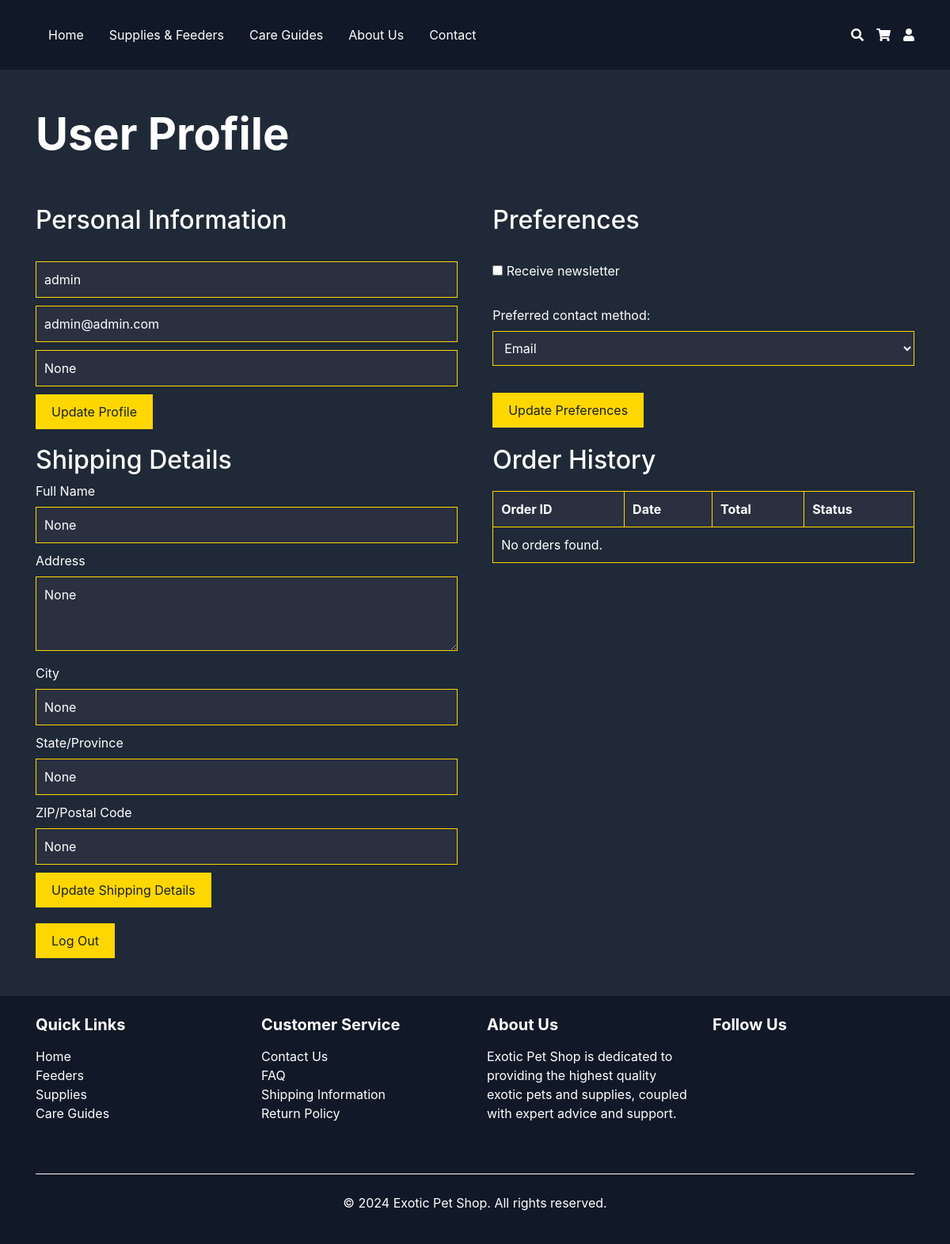
The page /userProfile/ (signed in) on the database as committed earlier.
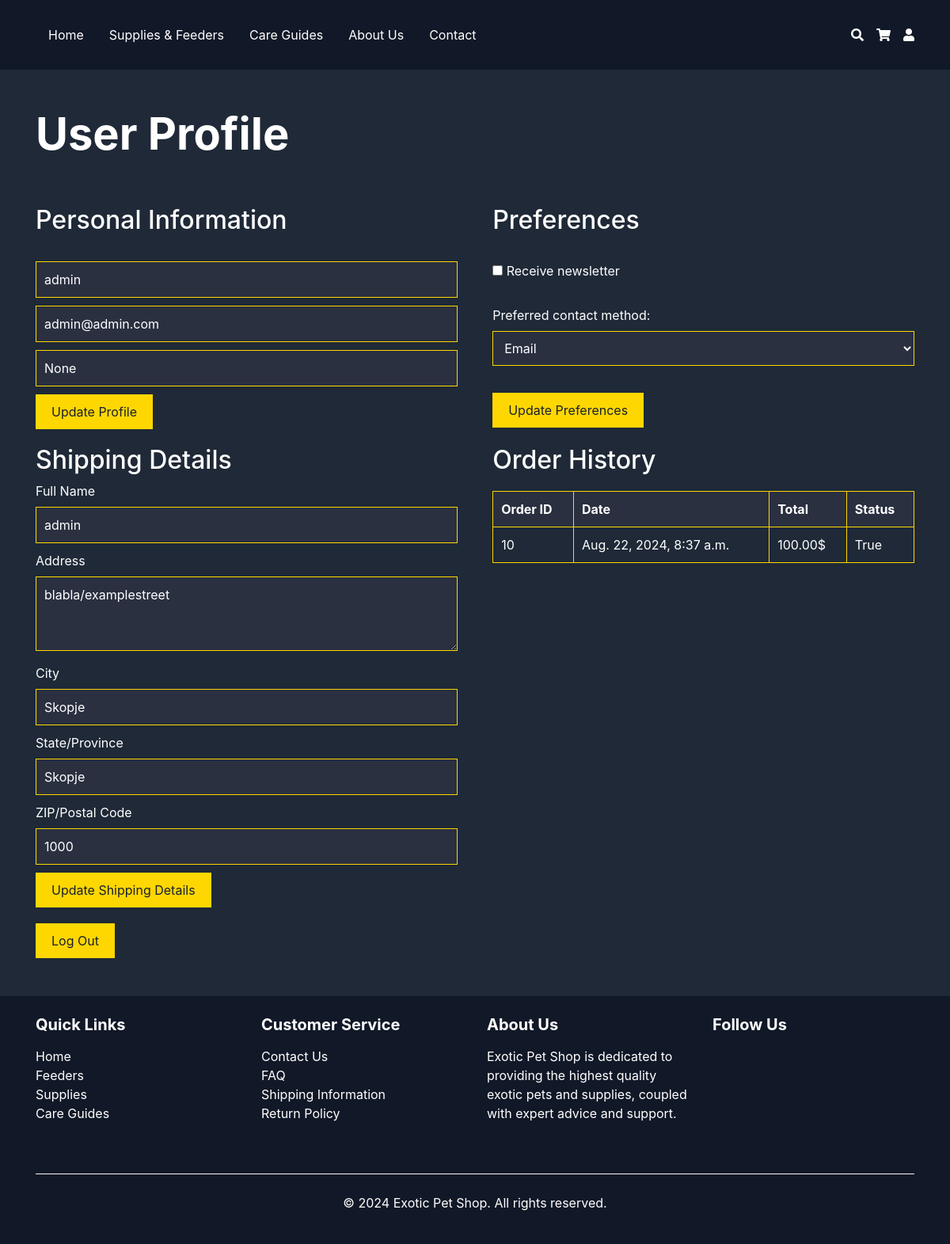
The same page on the database as committed later.
### Store/models.py (models this page shows, shortened)
class UserProfile(models.Model):
    user = OneToOneField(User, on_delete=models.CASCADE)
    phone = models.CharField(max_length=20, null=True, blank=True)
    shipping_name = models.CharField(max_length=200, null=True, blank=True)
    shipping_address = models.TextField(null=True, blank=True)
    shipping_city = models.CharField(max_length=200, null=True, blank=True)
    shipping_state = models.CharField(max_length=200, null=True, blank=True)
    shipping_zip = models.CharField(max_length=200, null=True, blank=True)
    cart = models.OneToOneField(Cart, on_delete=models.SET_NULL, null=True, blank=True)

class Order(models.Model):
    user = models.ForeignKey(User, on_delete=models.CASCADE)
    date_ordered = models.DateTimeField(auto_now_add=True)
    complete = models.BooleanField(default=False)
    transaction_price = models.CharField(max_length=100, null=True)

### Store/views.py (the view)
# urls.py: path('userProfile/', views.display_userProfile, name='userProfile'),
@login_required
def display_userProfile(request):
    user = request.user
    user_profile, created = UserProfile.objects.get_or_create(user=user)
    orders = Order.objects.filter(user=request.user)
    return render(request, 'userProfile.html', {'user': user, 'user_profile': user_profile, 'orders': orders})

### templates/userProfile.html (shortened to what this page needs)
{% extends 'layout.html' %}
{% load static %}
{% block content %}
<link rel="stylesheet" type="text/css" href="{% static 'css/userProfile.css' %}">
<div class="container py-5">
    <h1 class="mb-8 display-4 font-weight-bold pb-5">User Profile</h1>
    <div class="profile-container">
        <div class="profile-section">
            <h2 class="pb-4">Personal Information</h2>
            <form id="profile-form" action="{% url 'Store:update_profile' %}" method="post">
                <input type="text" id="fullName" name="fullName" placeholder="Full Name" required value="{{ user.username }}">
                <input type="email" id="email" name="email" placeholder="Email Address" required value="{{ user.email }}">
                <input type="tel" id="phone" name="phone" placeholder="Phone Number" value="{{ user_profile.phone }}">
                <button type="submit">Update Profile</button>
            </form>
        </div>
        <div class="profile-section">
            <h2 class="pb-4">Preferences</h2>
            <form id="preferences-form">
                <label>
                    <input type="checkbox" id="newsletter" name="newsletter">
                    Receive newsletter
                </label>
                <br><br>
                <label>Preferred contact method:</label>
                <select id="contactMethod" name="contactMethod">
                    <option value="email">Email</option>
                </select>
                <br><br>
                <button type="submit">Update Preferences</button>
            </form>
        </div>
        <div class="profile-section">
            <h2>Shipping Details</h2>
            <form id="shipping-form" action="{% url 'Store:update_shipping_details' %}" method="post">
                <label for="shippingName">Full Name</label>
                <input type="text" id="shippingName" name="shippingName" placeholder="Full Name" required value="{{ user_profile.shipping_name }}">
                <label for="shippingAddress">Address</label>
                <textarea id="shippingAddress" name="shippingAddress" placeholder="Address" rows="3" required>{{ user_profile.shipping_address }}</textarea>
                <label for="shippingCity">City</label>
                <input type="text" id="shippingCity" name="shippingCity" placeholder="City" required value="{{ user_profile.shipping_city }}">
                <label for="shippingState">State/Province</label>
                <input type="text" id="shippingState" name="shippingState" placeholder="State/Province" required value="{{ user_profile.shipping_state }}">
                <label for="shippingZip">ZIP/Postal Code</label>
                <input type="text" id="shippingZip" name="shippingZip" placeholder="ZIP/Postal Code" required value="{{ user_profile.shipping_zip }}">
                <button type="submit">Update Shipping Details</button>
            </form>
        </div>
        <div class="profile-section">
            <h2>Order History</h2>
            <table>
                <thead>
                    <tr>
                        <th>Order ID</th>
                        <th>Date</th>
                        <th>Total</th>
                        <th>Status</th>
                    </tr>
                </thead>
                <tbody id="order-history">
                    {% for order in orders %}
                        <tr>
                            <td>{{ order.id }}</td>
                            <td>{{ order.date_ordered }}</td>
                            <td>{{ order.transaction_price }}$</td>
                            <td>{{ order.complete }}</td>
                        </tr>
                    {% empty %}
                        <tr>
                            <td colspan="4">No orders found.</td>
                        </tr>
                    {% endfor %}
                </tbody>
            </table>
        </div>
    </div>
    <form action="{% url 'logout' %}" method="post">
        <button type="submit">Log Out</button>
    </form>
</div>
{% endblock %}

### templates/layout.html (shortened to what this page needs)
{% load static %}
<!DOCTYPE html>
<html lang="en">
<head>
    <link rel="stylesheet" href="https://cdn.jsdelivr.net/npm/bootstrap@4.0.0/dist/css/bootstrap.min.css">
    <link rel="stylesheet" href="https://cdnjs.cloudflare.com/ajax/libs/font-awesome/5.15.3/css/all.min.css">
    <link rel="stylesheet" type="text/css" href="{% static 'css/layout.css' %}">
</head>
<body class="text-white d-flex flex-column" style="background-color: rgb(31, 41, 55);">
    <header class="py-4 position-relative" style="background-color: rgb(17, 24, 39)">
        <div class="container">
            <div class="d-flex justify-content-between align-items-center">
                <div class="navbar-collapse" id="navbarContent">
                    <nav>
                        <ul class="nav">
                            <li class="nav-item"><a href="{% url 'Store:index' %}" class="nav-link text-white hover-text-orange">Home</a></li>
                            <li class="nav-item"><a href="{% url 'Store:supplies' %}" class="nav-link text-white hover-text-orange">Supplies & Feeders</a></li>
                            <li class="nav-item"><a href="https://www.youtube.com/@ClintsReptiles/videos" target="_blank" class="nav-link text-white hover-text-orange">Care Guides</a></li>
                            <li class="nav-item"><a href="{% url 'Store:about' %}" class="nav-link text-white hover-text-orange">About Us</a></li>
                            <li class="nav-item"><a href="{% url 'Store:contact' %}" class="nav-link text-white hover-text-orange">Contact</a></li>
                        </ul>
                    </nav>
                </div>
                <div class="d-flex justify-content-center">
                    <div class="search-container">
                        <a href="#" class="search-icon"><i class="fa fa-search cursor-pointer text-white hover-text-orange mr-3"></i></a>
                    </div>
                    <a href="{% url 'Store:cart' %}"><i class="fa fa-shopping-cart cursor-pointer text-white hover-text-orange mr-3"></i></a>
                    {% if user.is_authenticated %}
                        <a href="{% url 'Store:userProfile' %}"><i class="fa fa-user cursor-pointer text-white hover-text-orange"></i></a>
                    {% else %}
                        <a href="{% url 'Store:login' %}"><i class="fa fa-user cursor-pointer text-white hover-text-orange"></i></a>
                    {% endif %}
                </div>
            </div>
        </div>
    </header>
    {% block content %}{% endblock %}
    <footer class="text-white py-4" style="background-color: rgba(17, 24, 39)">
        <div class="container">
            <div class="row">
                <div class="col-md-3 mb-4">
                    <h3 class="h5 font-weight-bold mb-3">Quick Links</h3>
                    <ul class="list-unstyled">
                        <li><a href="{% url 'Store:index' %}" class="text-white hover-text-orange">Home</a></li>
                        <li><a href="#" class="text-white hover-text-orange">Feeders</a></li>
                        <li><a href="#" class="text-white hover-text-orange">Supplies</a></li>
                        <li><a href="#" class="text-white hover-text-orange">Care Guides</a></li>
                    </ul>
                </div>
                <div class="col-md-3 mb-4">
                    <h3 class="h5 font-weight-bold mb-3">Customer Service</h3>
                    <ul class="list-unstyled">
                        <li><a href="{% url 'Store:contact' %}" class="text-white hover-text-orange">Contact Us</a></li>
                        <li><a href="#" class="text-white hover-text-orange">FAQ</a></li>
                        <li><a href="{% url 'Store:userProfile' %}" class="text-white hover-text-orange">Shipping Information</a></li>
                        <li><a href="#" class="text-white hover-text-orange">Return Policy</a></li>
                    </ul>
                </div>
                <div class="col-md-3 mb-4">
                    <h3 class="h5 font-weight-bold mb-3">About Us</h3>
                    <p>Exotic Pet Shop is dedicated to providing the highest quality exotic pets and supplies, coupled with expert advice and support.</p>
                </div>
                <div class="col-md-3 mb-4">
                    <h3 class="h5 font-weight-bold mb-3">Follow Us</h3>
                    <div class="d-flex">
                        <a href="https://www.facebook.com/profile.php?id=100093383570742" class="text-white hover-text-orange mr-3"><i class="fa fa-facebook"></i></a>
                        <a href="https://x.com/TheTarantulaCo1" class="text-white hover-text-orange mr-3"><i class="fa fa-twitter"></i></a>
                        <a href="https://www.instagram.com/exotic_petshop79/" class="text-white hover-text-orange"><i class="fa fa-instagram"></i></a>
                    </div>
                </div>
            </div>
            <div class="mt-4 pt-4 border-top border-light text-center">
                <p>&copy; 2024 Exotic Pet Shop. All rights reserved.</p>
            </div>
        </div>
    </footer>
</body>
</html>

### static/css/layout.css (style rules this page uses)
input[type="text"], input[type="email"], input[type="tel"], textarea, select { width: 100%; padding: 10px; margin-bottom: 10px; background-color: #2a3040; border: 1px solid #ffd700; color: #ffffff; }
.search-container { position: relative; display: inline-block; }
.nav-link { transition: transform 0.5s ease; }
.navbar-collapse { display: block; }

### static/css/userProfile.css (style rules this page uses)
.profile-container { display: flex; justify-content: space-between; flex-wrap: wrap; }
.profile-section { width: 48%; margin-bottom: 20px; }
button { background-color: #ffd700; color: #1a2030; padding: 10px 20px; border: none; cursor: pointer; }
table { width: 100%; border-collapse: collapse; margin-top: 20px; }
th, td { border: 1px solid #ffd700; padding: 10px; text-align: left; }
th { background-color: #2a3040; }

Rows that differ between the two databases and show on the page:
changed UserProfile "None": shippingName "None" → "admin"; shippingAddress "None" → "blabla/examplestreet"; shippingCity "None" → "Skopje"; shippingState "None" → "Skopje"; shippingZip "None" → "1000"
added Order: id "10", date_ordered "Aug. 22, 2024, 8:37 a.m.", transaction_price "100.00", complete "True"
Other text that changed with them:
text no longer shown: "No orders found."
